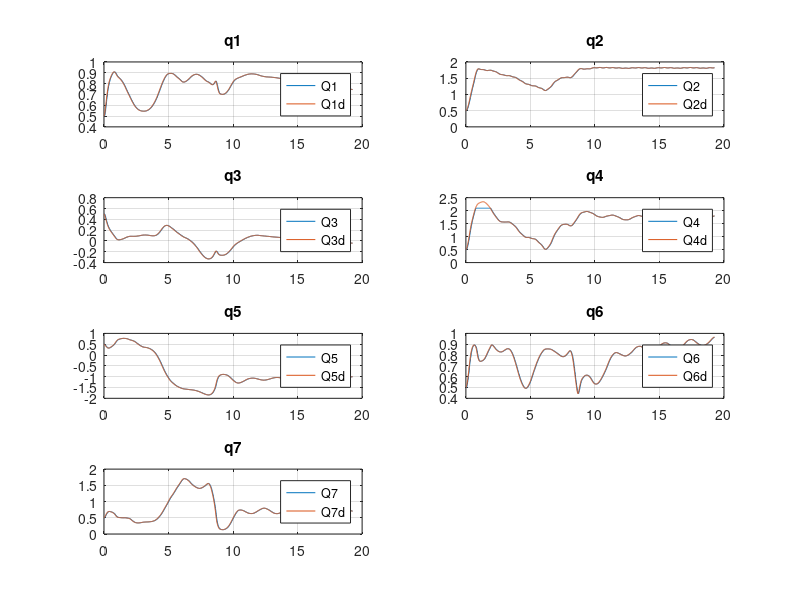
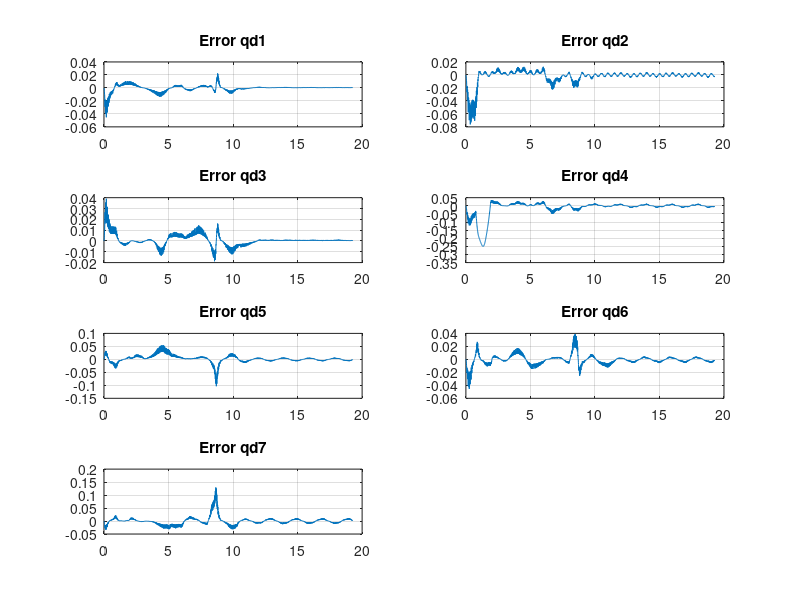
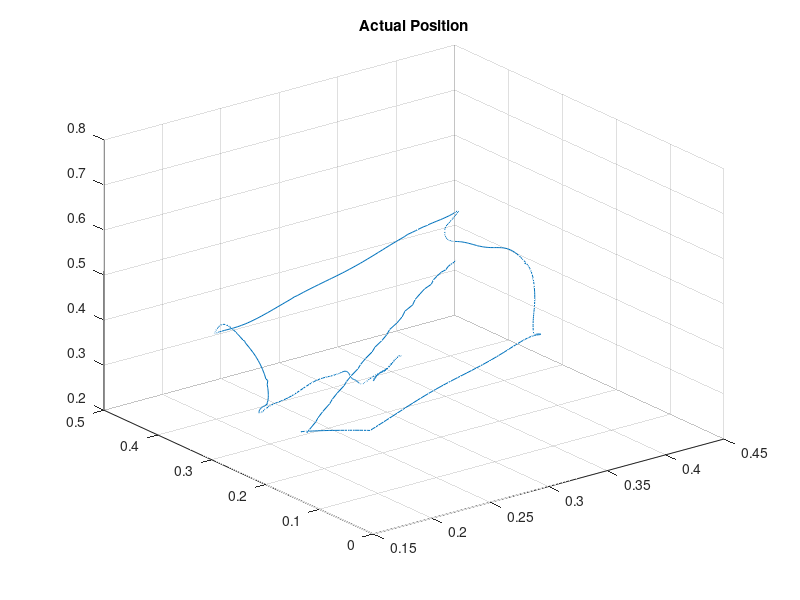
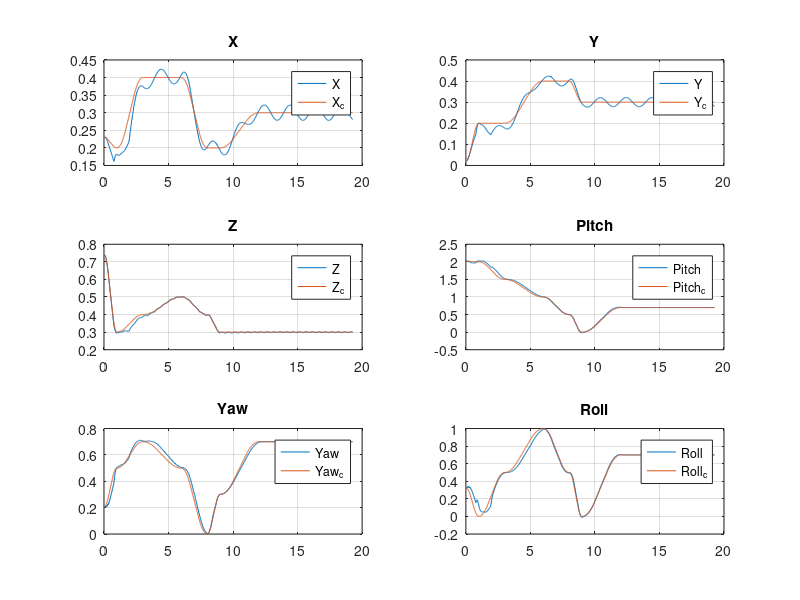

Reproduce these figures in MATLAB, in order.
close all;
clear all;

A = load('QFile.txt');
B = load('QdFile.txt');
C = load('ForceFile.txt');
D = load('ErrorFile.txt');
E = load('DesiredPosFile.txt');
F = load('DesiredVelFile.txt');
G = load('CompliancePosFile.txt');
H = load('ComplianceVelFile.txt');
I = load('ActualPoseFile.txt');

dimAB = size(A);
dimAB = dimAB(1);
cont = 1;
A1 = zeros(dimAB/7,1);
A2 = zeros(dimAB/7,1);
A3 = zeros(dimAB/7,1);
A4 = zeros(dimAB/7,1);
A5 = zeros(dimAB/7,1);
A6 = zeros(dimAB/7,1);
A7 = zeros(dimAB/7,1);
B1 = zeros(dimAB/7,1);
B2 = zeros(dimAB/7,1);
B3 = zeros(dimAB/7,1);
B4 = zeros(dimAB/7,1);
B5 = zeros(dimAB/7,1);
B6 = zeros(dimAB/7,1);
B7 = zeros(dimAB/7,1);

for i = 1: 7: dimAB
   A1(cont) = A(i); 
   A2(cont) = A(i+1); 
   A3(cont) = A(i+2); 
   A4(cont) = A(i+3); 
   A5(cont) = A(i+4); 
   A6(cont) = A(i+5); 
   A7(cont) = A(i+6);
   B1(cont) = B(i); 
   B2(cont) = B(i+1); 
   B3(cont) = B(i+2); 
   B4(cont) = B(i+3); 
   B5(cont) = B(i+4); 
   B6(cont) = B(i+5); 
   B7(cont) = B(i+6);
   cont = cont +1;
end

t = linspace(0,dimAB/700,dimAB/7);
figure(1);
subplot(4,2,1);
plot(t, A1);
hold on;
plot(t,B1);
title('q1');
grid on;
legend('Q1','Q1d');
subplot(4,2,2);
plot(t, A2);
hold on;
plot(t,B2);
title('q2');
grid on;
legend('Q2','Q2d');
subplot(4,2,3);
plot(t, A3);
hold on;
plot(t,B3);
title('q3');
grid on;
legend('Q3','Q3d');
subplot(4,2,4);
plot(t, A4);
hold on;
plot(t,B4);
title('q4');
grid on;
legend('Q4','Q4d');
subplot(4,2,5);
plot(t, A5);
hold on;
plot(t,B5);
title('q5');
grid on;
legend('Q5','Q5d');
subplot(4,2,6);
plot(t, A6);
hold on;
plot(t,B6);
title('q6');
grid on;
legend('Q6','Q6d');
subplot(4,2,7);
plot(t, A7);
hold on;
plot(t,B7);
title('q7');
grid on;
legend('Q7','Q7d');

figure(2);
subplot(4,2,1);
plot(t, A1-B1);
title('Error qd1');
grid on;
subplot(4,2,2);
plot(t, A2-B2);
title('Error qd2');
grid on;
subplot(4,2,3);
plot(t, A3-B3);
title('Error qd3');
grid on;
subplot(4,2,4);
plot(t, A4-B4);
title('Error qd4');
grid on;
subplot(4,2,5);
plot(t, A5-B5);
title('Error qd5');
grid on;
subplot(4,2,6);
plot(t, A6-B6);
title('Error qd6');
grid on;
subplot(4,2,7);
plot(t, A7-B7);
title('Error qd7');
grid on;

dimIG = size(I);
dimIG = dimIG(1);
cont = 1;
I1 = zeros(dimIG/6,1);
I2 = zeros(dimIG/6,1);
I3 = zeros(dimIG/6,1);
I4 = zeros(dimIG/6,1);
I5 = zeros(dimIG/6,1);
I6 = zeros(dimIG/6,1);

E1 = zeros(dimIG/6,1);
E2 = zeros(dimIG/6,1);
E3 = zeros(dimIG/6,1);
E4 = zeros(dimIG/6,1);
E5 = zeros(dimIG/6,1);
E6 = zeros(dimIG/6,1);


for i = 1: 6: dimIG
   I1(cont) = I(i); 
   I2(cont) = I(i+1); 
   I3(cont) = I(i+2); 
   I4(cont) = I(i+3); 
   I5(cont) = I(i+4); 
   I6(cont) = I(i+5); 
   E1(cont) = E(i); 
   E2(cont) = E(i+1); 
   E3(cont) = E(i+2); 
   E4(cont) = E(i+3); 
   E5(cont) = E(i+4); 
   E6(cont) = E(i+5);
   cont = cont +1;
end

figure(3);
plot3(I1,I2,I3);
grid on;
title ('Actual Position');
t = linspace(0,dimIG/600,dimIG/6);

figure(4);
subplot(3,2,1);
plot(t, I1);
hold on;
plot(t, E1);
title('X');
grid on;
legend('X','X_c');
subplot(3,2,2);
plot(t, I2);
hold on;
plot(t, E2);
title('Y');
grid on;
legend('Y','Y_c');
subplot(3,2,3);
plot(t, I3);
hold on;
plot(t, E3);
title('Z');
grid on;
legend('Z','Z_c');
subplot(3,2,4);
plot(t, I4);
hold on;
plot(t, E4);
title('Pitch');
grid on;
legend('Pitch','Pitch_c');
subplot(3,2,5);
plot(t, I5);
hold on;
plot(t, E5);
title('Yaw');
grid on;
legend('Yaw','Yaw_c');
subplot(3,2,6);
plot(t, I6);
hold on;
plot(t, E6);
title('Roll');
grid on;
legend('Roll','Roll_c');

dimC = size(C);
dimC = dimC(1);
cont = 1;
C1 = zeros(dimC/6,1);
C2 = zeros(dimC/6,1);
C3 = zeros(dimC/6,1);

for i = 1: 6: dimC
   C1(cont) = C(i); 
   C2(cont) = C(i+1); 
   C3(cont) = C(i+2); 
   cont = cont +1;
end

t = linspace(0,dimC/600,dimC/6);
figure(5);
subplot(3,1,1);
plot(t, C1);
title('F1');
grid on;
subplot(3,1,2);
plot(t, C2);
title('F2');
grid on;
subplot(3,1,3);
plot(t, C3);
title('F3');
grid on;

dimD = size(D);
dimD = dimD(1);
cont = 1;
D1 = zeros(dimD/6,1);
D2 = zeros(dimD/6,1);
D3 = zeros(dimD/6,1);
D4 = zeros(dimD/6,1);
D5 = zeros(dimD/6,1);
D6 = zeros(dimD/6,1);

for i = 1: 6: dimD
   D1(cont) = D(i); 
   D2(cont) = D(i+1); 
   D3(cont) = D(i+2); 
   D4(cont) = D(i+3); 
   D5(cont) = D(i+4); 
   D6(cont) = D(i+5); 
   cont = cont +1;
end

t = linspace(0,dimD/600,dimD/6);
figure(6);
subplot(3,2,1);
plot(t, D1);
title('X-Error');
grid on;
subplot(3,2,2);
plot(t, D2);
title('Y-Error');
grid on;
subplot(3,2,3);
plot(t, D3);
title('Z-Error');
grid on;
subplot(3,2,4);
plot(t, D4);
title('Q1-Error');
grid on;
subplot(3,2,5);
plot(t, D5);
title('Q2-Error');
grid on;
subplot(3,2,6);
plot(t, D6);
title('Q3-Error');
grid on;
 
dimE = size(E);
dimE = dimE(1);
cont = 1;
E1 = zeros(dimE/6,1);
E2 = zeros(dimE/6,1);
E3 = zeros(dimE/6,1);
E4 = zeros(dimE/6,1);
E5 = zeros(dimE/6,1);
E6 = zeros(dimE/6,1);

for i = 1: 6: dimE
   E1(cont) = E(i); 
   E2(cont) = E(i+1); 
   E3(cont) = E(i+2); 
   E4(cont) = E(i+3); 
   E5(cont) = E(i+4); 
   E6(cont) = E(i+5); 
   cont = cont +1;
end

figure(7);
plot3(E1,E2,E3);
title ('Desired Position');
grid on;

t = linspace(0,dimE/600,dimE/6);
figure(8);
subplot(3,2,1);
plot(t, E4);
title('Desired X');
grid on;
subplot(3,2,2);
plot(t, E5);
title('Desired Y');
grid on;
subplot(3,2,3);
plot(t, E6);
title('Desired Z');
grid on;
subplot(3,2,4);
plot(t, E4);
title('Desired pitch');
grid on;
subplot(3,2,5);
plot(t, E5);
title('Desired yaw');
grid on;
subplot(3,2,6);
plot(t, E6);
title('Desired roll');
grid on;


dimF = size(F);
dimF = dimF(1);
cont = 1;
F1 = zeros(dimF/6,1);
F2 = zeros(dimF/6,1);
F3 = zeros(dimF/6,1);
F4 = zeros(dimF/6,1);
F5 = zeros(dimF/6,1);
F6 = zeros(dimF/6,1);

for i = 1: 6: dimF
   F1(cont) = F(i); 
   F2(cont) = F(i+1); 
   F3(cont) = F(i+2); 
   F4(cont) = F(i+3); 
   F5(cont) = F(i+4); 
   F6(cont) = F(i+5); 
   cont = cont +1;
end

figure(9);
subplot(3,2,1);
plot(t, F4);
title('Desired X Vel');
grid on;
subplot(3,2,2);
plot(t, F5);
title('Desired Y Vel');
grid on;
subplot(3,2,3);
plot(t, F6);
title('Desired Z Vel');
grid on;
subplot(3,2,4);
plot(t, F4);
title('Desired pitch Vel');
grid on;
subplot(3,2,5);
plot(t, F5);
title('Desired yaw Vel');
grid on;
subplot(3,2,6);
plot(t, F6);
title('Desired roll Vel');
grid on;


dimG = size(G);
dimG = dimG(1);
cont = 1;
G1 = zeros(dimG/6,1);
G2 = zeros(dimG/6,1);
G3 = zeros(dimG/6,1);
G4 = zeros(dimG/6,1);
G5 = zeros(dimG/6,1);
G6 = zeros(dimG/6,1);

for i = 1: 6: dimG
   G1(cont) = G(i); 
   G2(cont) = G(i+1); 
   G3(cont) = G(i+2); 
   G4(cont) = G(i+3); 
   G5(cont) = G(i+4); 
   G6(cont) = G(i+5); 
   cont = cont +1;
end

figure(10);
plot3(G1,G2,G3);
title ('Compliance Position');
grid on;

figure(11);
subplot(3,2,1);
plot(t, G4);
title('Compliance X');
grid on;
subplot(3,2,2);
plot(t, G5);
title('Compliance Y');
grid on;
subplot(3,2,3);
plot(t, G6);
title('Compliance Z');
grid on;
subplot(3,2,4);
plot(t, G4);
title('Compliance pitch');
grid on;
subplot(3,2,5);
plot(t, G5);
title('Compliance yaw');
grid on;
subplot(3,2,6);
plot(t, G6);
title('Compliance roll');
grid on;

dimH = size(H);
dimH = dimH(1);
cont = 1;
H1 = zeros(dimH/6,1);
H2 = zeros(dimH/6,1);
H3 = zeros(dimH/6,1);
H4 = zeros(dimH/6,1);
H5 = zeros(dimH/6,1);
H6 = zeros(dimH/6,1);

for i = 1: 6: dimH
   H1(cont) = H(i); 
   H2(cont) = H(i+1); 
   H3(cont) = H(i+2); 
   H4(cont) = H(i+3); 
   H5(cont) = H(i+4); 
   H6(cont) = H(i+5); 
   cont = cont +1;
end

figure(12);
subplot(3,2,1);
plot(t, H4);
title('Compliance X Vel');
grid on;
subplot(3,2,2);
plot(t, H5);
title('Compliance Y Vel');
grid on;
subplot(3,2,3);
plot(t, H6);
title('Compliance Z Vel');
grid on;
subplot(3,2,4);
plot(t, H4);
title('Compliance pitch Vel');
grid on;
subplot(3,2,5);
plot(t, H5);
title('Compliance yaw Vel');
grid on;
subplot(3,2,6);
plot(t, H6);
title('Compliance roll Vel');
grid on;

